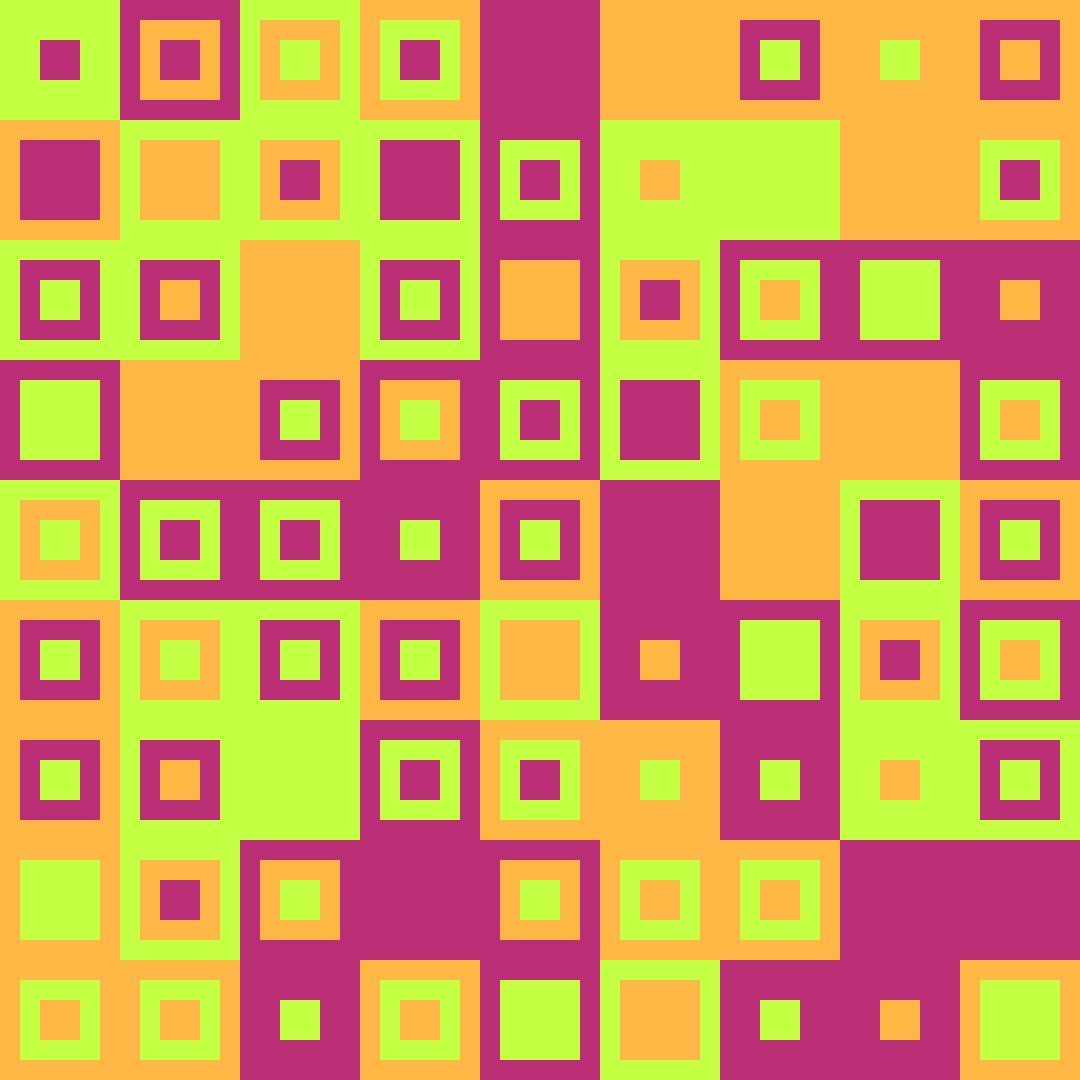
Frame 1 (no input)
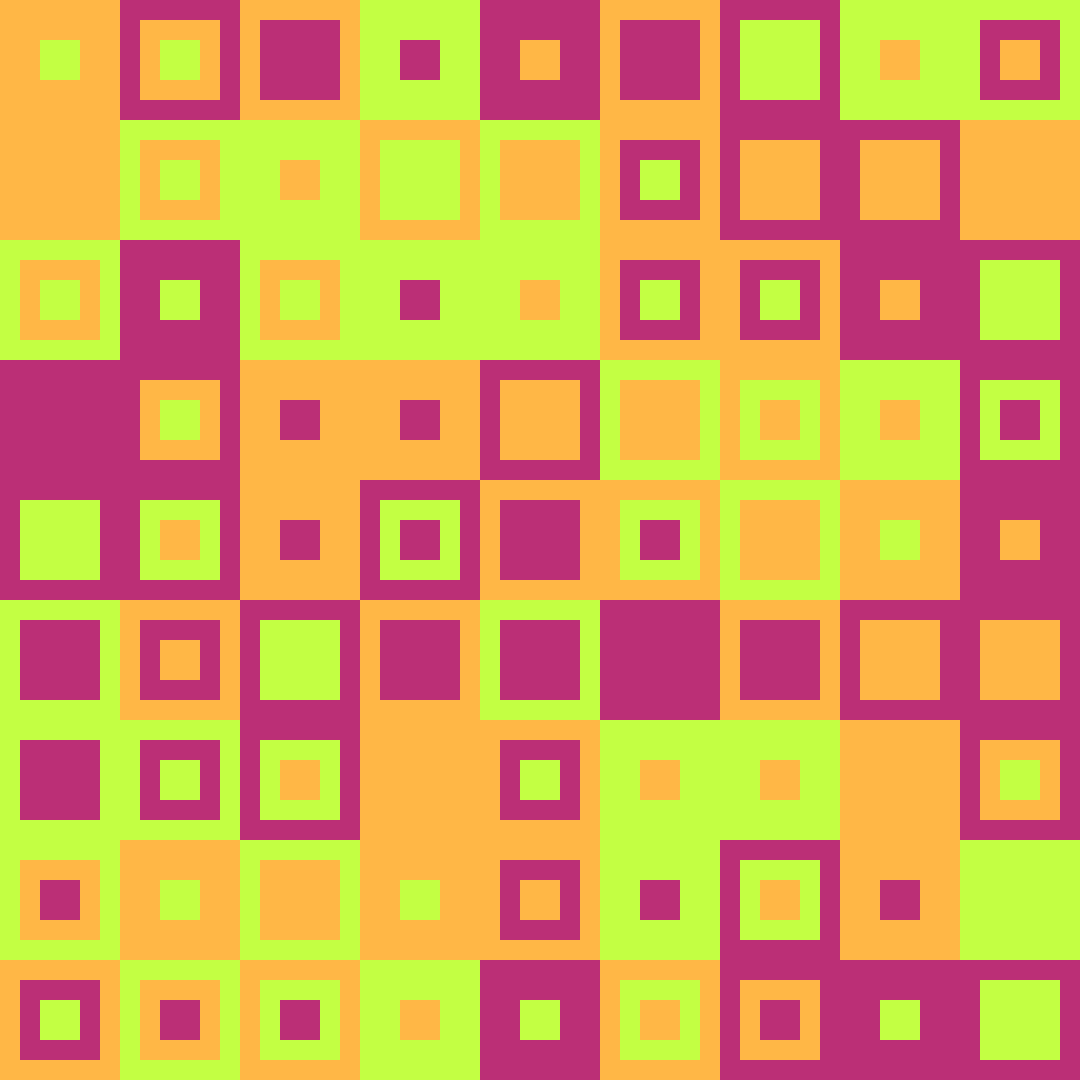
Frame 2 (the mouse pressed at the canvas centre, redrawn once)

The p5.js sketch that drew these frames (run headless with seeded random() and noise() and a simulated clock; the mouse was pressed at the canvas centre and the sketch redrawn once):

// p5.js sketch
// ── sketch.js
function setup() {
  createCanvas(1080, 1080);
  noLoop();
}

function draw() {
  background(220);
  noStroke();

  //creazione di 3 griglie di quadrati (grandi, medi, piccoli)


  //quadrati grandi
  let columns = 9; 
  let rows = 9; 
  let rectSize = 120;
  let colors= ["#ffb746","#bb2f76", "#c3ff43"] //creazione di un array "colors" di 3 colori 

  //determinazione posizione rettangoli grandi tramite il loop "for"
  for (let i=0; i<columns; i++){ //impostazione variabile "i" per le colonne

    for (let j=0; j<rows; j++){ //impostazione variabilie "j" per le righe 
      let x = i * rectSize;
      let y = j * rectSize;
      let randomColor = random(colors); //impostazione della variabile "randomColor" che corrisponde a un
      //colore random tra i 3 contenuti nell'array "colors"
      fill(randomColor);
      rect(x, y, rectSize, rectSize);  // Disegna il rettangolo nella posizione (x, y)
    }
  }


  //quadrati medi   
  let columns1 = 9;  
  let rows1 = 9; 
  let rectSize1 = 80; 
  let gapX=40; //spazio tra i due quadrati lungo le x
  let gapY=40; //spazio tra i due quadrati lungo le y
  let offsetTop=20; //margine in alto 
  let offsetLeft=20; //margine a sinistra (e di conseguenza a destra)

  //determinazione posizione rettangoli medi tramite il loop "for"
  for (let r=0; r<columns1; r++){ //impostazione variabile "r" per le colonne
  
    for (let c=0; c<rows1; c++){ //impostazione variabilie "c" per le righe
      let x=r*(rectSize1+gapX) + offsetLeft;
      let y=c*(rectSize1+gapY) + offsetTop;
      let randomColor = random(colors);
      fill(randomColor);
      rect(x,y,rectSize1,rectSize1);
    }
  }
  
  //quadrati piccoli 
  let columns2 = 9; 
  let rows2 = 9; 
  let rectSize2 = 40; 
  let gapX2=80; 
  let gapY2=80; 
  let offsetTop2=40; 
  let offsetLeft2=40; 

  //determinazione posizione quadrati piccoli tramite il loop "for"
  for (let m=0; m<columns2; m++){ //impostazione variabile "m" per le colonne
  
    for (let n=0; n<rows2; n++){ //impostazione variabilie "n" per le righe
      let x=m*(rectSize2+gapX2) + offsetLeft2; 
      let y=n*(rectSize2+gapY2) + offsetTop2;
      let randomColor = random(colors);
      fill(randomColor);
      rect(x,y,rectSize2,rectSize2);
    }
  }
 
}
